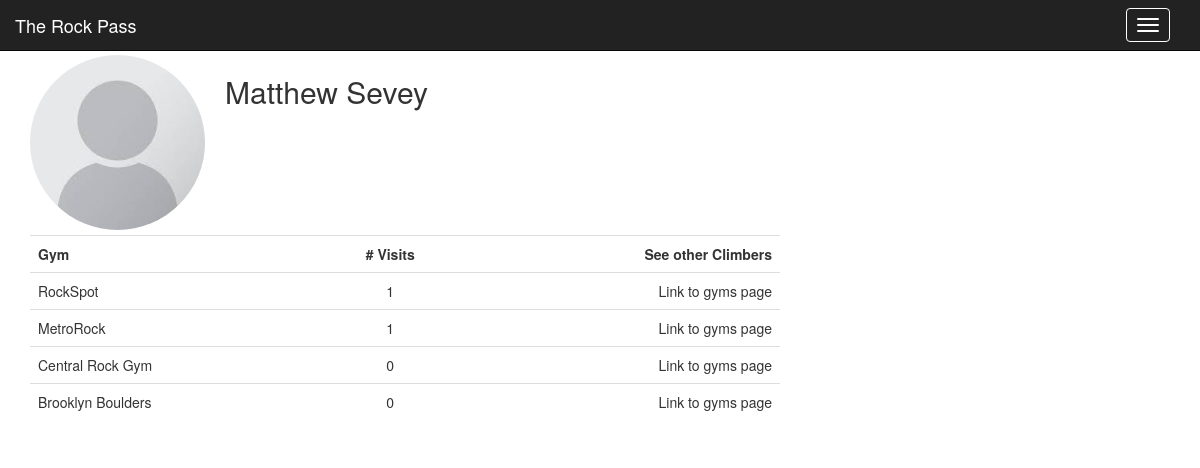
The app's page /profile.php?username=MJSevey with its own data.
### tables this page shows
CREATE TABLE `users` (
  `ID` int(11) NOT NULL,
  `fName` varchar(25) DEFAULT NULL,
  `lName` varchar(25) DEFAULT NULL,
  `username` varchar(25) NOT NULL,
  `email` varchar(25) NOT NULL,
  `password` varchar(50) NOT NULL,
  `state` varchar(25) NOT NULL,
  `job` varchar(25) DEFAULT NULL,
  `referralCode` varchar(10) NOT NULL,
  `profilePic` varchar(25) DEFAULT './img/Empty_Profile.png',
  `admin` varchar(10) DEFAULT NULL
);

CREATE TABLE `gyms` (
  `ID` int(25) NOT NULL,
  `email` varchar(25) NOT NULL,
  `gymName` varchar(25) NOT NULL,
  `shortName` varchar(25) NOT NULL,
  `state` varchar(25) NOT NULL,
  `stAddress` varchar(50) NOT NULL,
  `zipCode` varchar(10) NOT NULL,
  `phone` varchar(15) NOT NULL
);

### profile.php (the view, shortened to what this page needs)
<?php
include("./chooseHeader.php");
	if (isset($_GET['username'])) {
			$username = $_GET['username'];
			$userquery = mysqli_query($dbConnected, "SELECT * FROM users WHERE username='$username'");
			$userRow = mysqli_fetch_array($userquery);
			$userID = $userRow['ID'];
	} else {
		die("No username is selected");
	}
	$profilePic = $userRow['profilePic'];
	$fld_profilePic = '<img src="'.$profilePic.'" class="img-circle img-responsive" id="profilePic" alt="Responsive image">';
	$fld_noProfilePic = '<img src="./img/Empty_Profile.png" class="img-circle img-responsive" id="profilePic" alt="Responsive image">';
	$userState = $userRow['state'];
	$gymUserState = mysqli_query($dbConnected, "SELECT * FROM gyms WHERE state='$userState'");
	$gymUserStateNum = mysqli_num_rows($gymUserState);
	for ($i=0; $i < $gymUserStateNum; $i++) {
	  $gymInfo = mysqli_query($dbConnected, "SELECT * FROM gyms WHERE state='$userState' LIMIT 1 OFFSET $i");
	  $gym = mysqli_fetch_array($gymInfo);
	  $gymName = $gym['shortName'];
	  $gymPassesInfo = mysqli_query($dbConnected, "SELECT * FROM passes WHERE (userID='$userID' AND rockGym='$gymName')");
	  $gymPasses = mysqli_num_rows($gymPassesInfo);
	  $gymArray[$i]['gymName'] = $gym['gymName'];
	  $gymArray[$i]['visits'] = $gymPasses;
	}
?>
<div class="wrapper">
	<div class="container">
		<div class="row" style="padding-top:5px;">
			<div class="col-sm-2 col-xs-6 pull-left">
				<?php if ($profilePic == "") :
						echo $fld_noProfilePic;
					 else :
						echo $fld_profilePic;
					 endif;?>
			</div>
			<div class="col-sm-4 col-xs-6 text-left">
				<h2><?php echo $userRow['fName']." ".$userRow['lName']; ?></h2>
			</div>
		</div>
		<div class="row" style="padding-top:5px;">
			<div class="col-sm-8 col-offset-sm-2">
				<table class="table">
				    <tr>
				      <th>Gym</th>
				      <th class="text-center"># Visits</th>
				      <th class="text-right">See other Climbers</th>
				    </tr>
				    <?php
						for ($i=0; $i < $gymUserStateNum; $i++) {
							echo '<tr>
							        <td>'.$gymArray[$i]['gymName'].'</td>
							        <td class="text-center">'.$gymArray[$i]['visits'].'</td>
							        <td class="text-right">Link to gyms page</td>
							      </tr>';
						}
				    ?>
				  </table>
			</div>
		</div>
	</div>
</div>
<?php include("./footer.php"); ?>

### css/myCSS.css (style rules this page uses)
body { padding-top: 50px; }
#profilePic { max-width: 175px; }

### records on screen
users: fName "Matthew", lName "Sevey"
gyms: gymName "RockSpot", ID "1"

### other values on screen
$gymArray[$i]['gymName'] "MetroRock"
$gymArray[$i]['visits'] "1"
$gymArray[$i]['gymName'] "Central Rock Gym"
$gymArray[$i]['visits'] "0"
$gymArray[$i]['gymName'] "Brooklyn Boulders"
